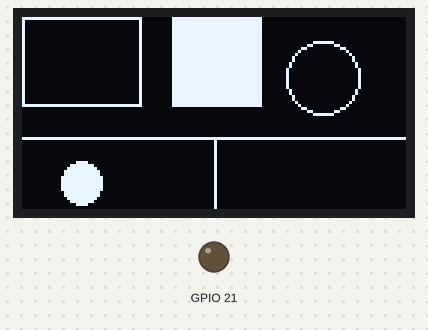
Bench run of a sketch on a simulated ESP32-S3. On the bench: 128×64 one-colour display, output pins drawn as LEDs (lit = HIGH). What the sketch prints to the serial monitor is not drawn.

Above: at 0.2 s.

The sketch:

oled_v1.ino
```cpp
#include <Wire.h>
#include "HT_SSD1306Wire.h"

// Configure the OLED display
static SSD1306Wire display(
    0x3c,
    500000,
    SDA_OLED,
    SCL_OLED,
    GEOMETRY_128_64,
    RST_OLED
);

// Enable OLED power
void VextON() {
    pinMode(Vext, OUTPUT);
    digitalWrite(Vext, LOW);
}

void setup() {
    Serial.begin(115200);

    // Power the OLED
    VextON();
    delay(100);

    // Initialize display
    display.init();

    // Set default font
    display.setFont(ArialMT_Plain_10);

    // Clear previous content
    display.clear();

    // Draw text
    display.setTextAlignment(TEXT_ALIGN_LEFT);

    display.clear();

    //draw_test_1();
    draw_test_2();

    // Transfer framebuffer to OLED
    display.display();

    Serial.println("OLED initialized successfully");
}

void draw_test_1() {
    display.drawString(0, 0, "Hello Heltec!");
    display.drawString(0, 15, "ESP32-S3");
    display.drawString(0, 30, "OLED is working.");
}

void draw_test_2() {
    // Rectangle outline
    display.drawRect(0, 0, 40, 30);

    // Filled rectangle
    display.fillRect(50, 0, 30, 30);

    // Horizontal line
    display.drawHorizontalLine(0, 40, 128);

    // Vertical line
    display.drawVerticalLine(64, 40, 24);

    // Circle outline
    display.drawCircle(100, 20, 12);

    // Filled circle
    display.fillCircle(20, 55, 7);
}

void loop() {
    // Nothing to do yet
}
```
